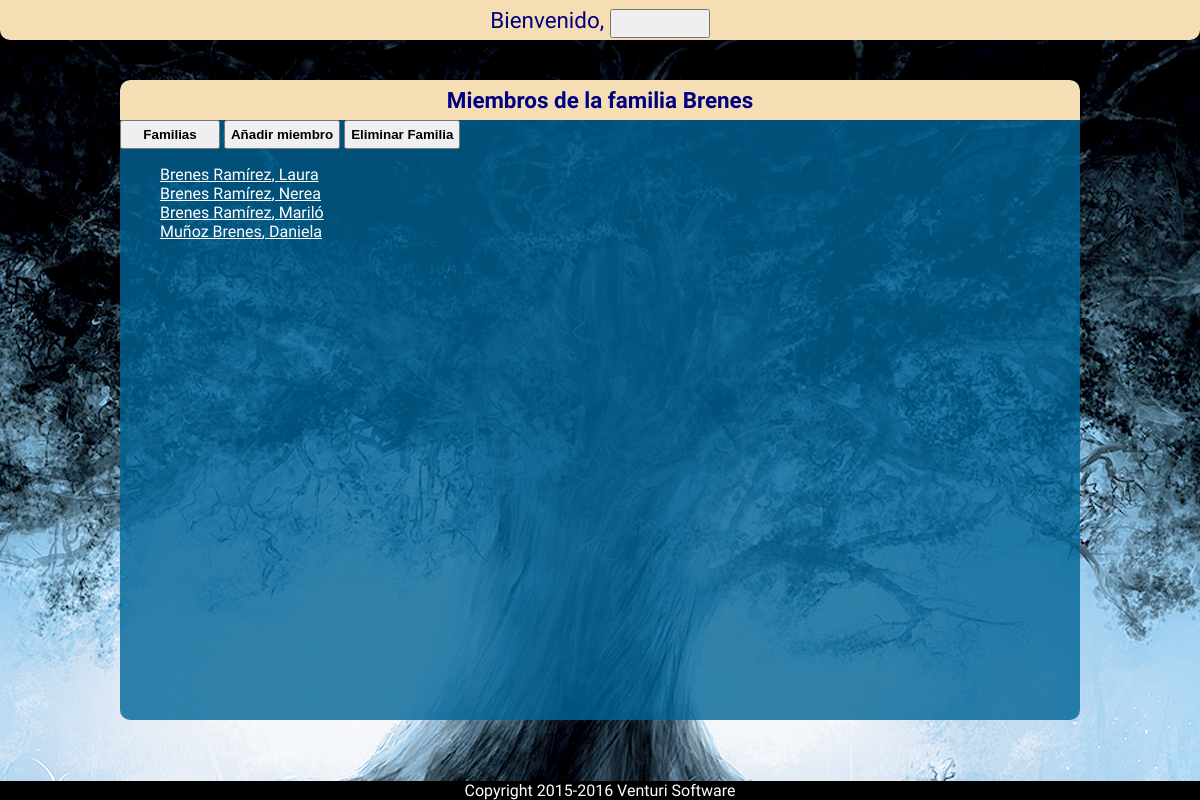
The page /family/2/ (signed in) on the database its author committed.
### family/models.py (models this page shows, shortened)
class Family(models.Model):
	family_name = models.CharField('Apellidos familiares',max_length=100) #Apellidos familiares
	family_id = models.CharField('ID personalizado',max_length=24) #Id personal de la familia

class Member(models.Model):
	member_family_id = models.ForeignKey(Family,verbose_name='ID Familia') #Clave ajena que une al miembro de la familia con su familia
	member_name = models.CharField(verbose_name='Nombre',max_length=100) #Nombre del miembro de la familia
	member_surname = models.CharField(verbose_name='Apellidos',max_length=100) #Apellido o Apellidos del miembro de la familia
	member_sex = models.CharField(verbose_name='Sexo',choices=(('Hombre','Hombre'),('Mujer','Mujer'),('No especificado','No especificado')),max_length=20) #Sexo del miembro de la familia
	member_birth = models.DateField('Fecha de nacimiento',help_text='Fecha en este formato <em>AÑO-MES-DÍA</em>') #Fecha de nacimiento
	member_rip = models.DateField('Fecha de fallecimiento',null=True,blank=True) #Fecha de defunción
	member_profile_image = models.ImageField(_('Foto de perfil'),null=True,blank=True) #Imagen de perfil del miembro de la familia
	member_partner_id = models.IntegerField(default=0,null=True,blank=True,verbose_name='ID Pareja') #ID del cónyuge que sirve de enlace a una nueva familia
	member_email = models.EmailField('E-Mail',null=True,blank=True) #Correo electrónico de contacto

### family/views.py (the view)
# urls.py: url(r'^(?P<req_id>[0-9])+/$', login_required(views.reqFamily), name='family'),
def reqFamily(request, req_id):
	family = get_object_or_404(Family, pk=req_id)
	members = Member.objects.filter(member_family_id=req_id)
	context = {'family':family,'members':members}
	return render(request, 'family/viewFamily.html',context)

### family/templates/family/viewFamily.html (shortened to what this page needs)
{% extends "base.html" %}
{% block content %}
<div class="cabecera_seccion">
	<h1 class="titulo_seccion">Miembros de la familia {{ family.family_name }}</h1>
	<input type="button" onclick="location.href='{% url 'family:family' %}'" value="Familias"/>
	<input type="submit" onclick="location.href='{% url 'family:add_member' family.id %}'" value="Añadir miembro"/>
	<input type="button" onclick="location.href='{% url 'family:delete_family' family.id %}'" value="Eliminar Familia"/>
	{% if members %}
		<ul>
		{% for famMember in members %}
			<li><a href="{% url 'family:member' famMember.id %}">{{ famMember.member_surname }}, {{ famMember.member_name }}</a></li>
		{% endfor %}
		</ul>
	{% else %}
		<p>No hay ningún miembro registrado o dado de alta.</p>
	{% endif %}
</div>
{% endblock %}

### family/static/family/style.css (style rules this page uses)
body { background-color: wheat; color: white; text-align: justify; font-family: Cantarell; width: 100%; margin: 0; background-image: url('./images/tree-sun.jpg'); background-position: top center; background-attachment: fixed; z-index: 0; }
input[type="button"],input[type="submit"],button { padding: 5px; width: auto; min-width: 100px; font-weight: bold; }
ul { list-style-type: none; }
a { width: auto; color: white; }
a:visited, a:before { color: white; }
.titulo_seccion { background-color: wheat; line-height: 40px; width: 100%; color: navy; left: 0; top: 0; margin: 0; padding: 0; text-align: center; font-size: 140%; border-radius: 10px 10px 0px 0px; -moz-border-radius: 10px 10px 0px 0px; -webkit-border-radius: 10px 10px 0px 0px; border: 0px; border-collapse: collapse; z-index: 500; }

### rows shown on the page
Family: family_name "Brenes", id "Añadir miembro", id "Eliminar Familia"
Member: member_surname "Brenes Ramírez", member_name "Laura"
Member: member_surname "Brenes Ramírez", member_name "Nerea"
Member: member_surname "Brenes Ramírez", member_name "Mariló"
Member: member_surname "Muñoz Brenes", member_name "Daniela"
